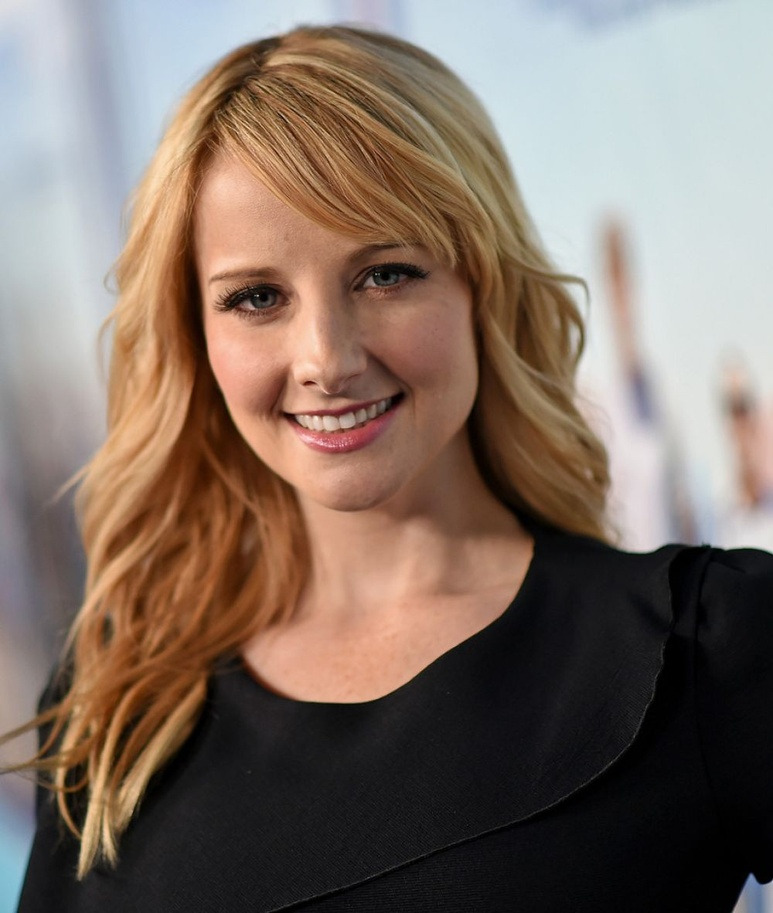
#> input picture notebooks/bernie.jpg, 773 x 913 px, shrunk from 1000 x 1182 before the run, given in place of the camera
$ python 3-image-filters.py
#> lines starting #> are read from the running program, lines starting #| are printed output that depends on the picture
#> further down, frame is the input picture: shape (913, 773, 3); mean B, G, R 100.8, 111.1, 127.2
import cv2
import numpy as np

def apply_invert(frame):
    return cv2.bitwise_not(frame)
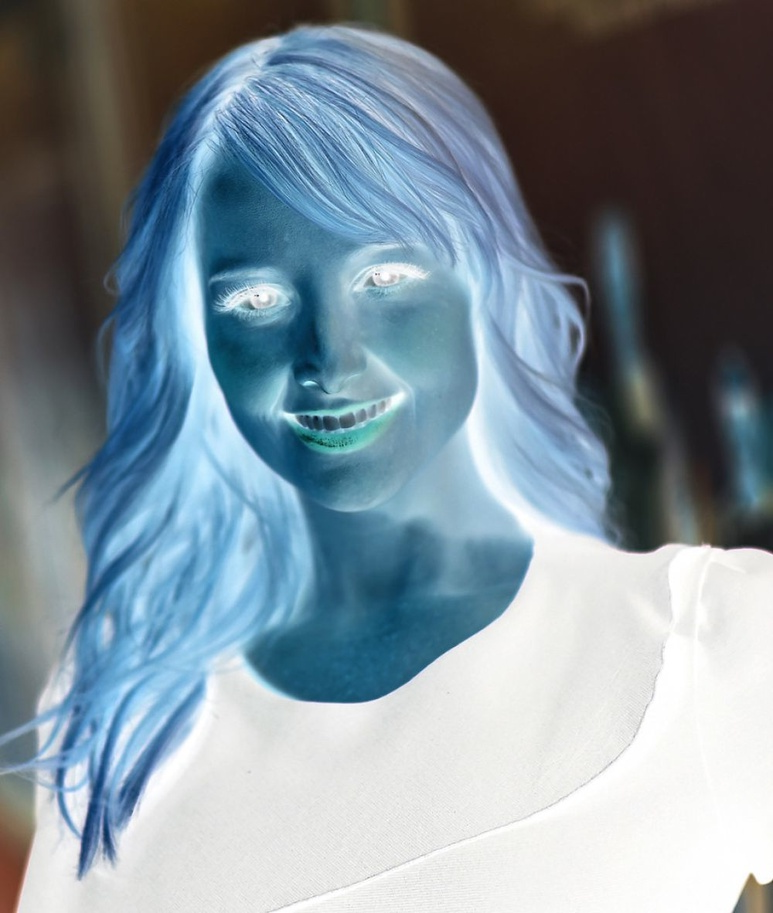
#> returned value: shape (913, 773, 3); mean of channels 0, 1, 2 154.2, 143.9, 127.8; drawn as B, G, R

def apply_sepia(frame, intensity=0.5):
#> called with intensity = 0.5
    blue, green, red = 20, 66 ,112
    frame = cv2.cvtColor(frame, cv2.COLOR_BGR2BGRA)
#> frame: shape (913, 773, 4)
    frame_height, frame_width, frame_channel = frame.shape
#> frame_height = 913; frame_width = 773; frame_channel = 4
    sepia_bgra = (blue,green,red,1)

    overlay = np.full((frame_height, frame_width, 4), sepia_bgra, dtype='uint8')

    frame = cv2.addWeighted(overlay, intensity, frame, 1.0, 0)
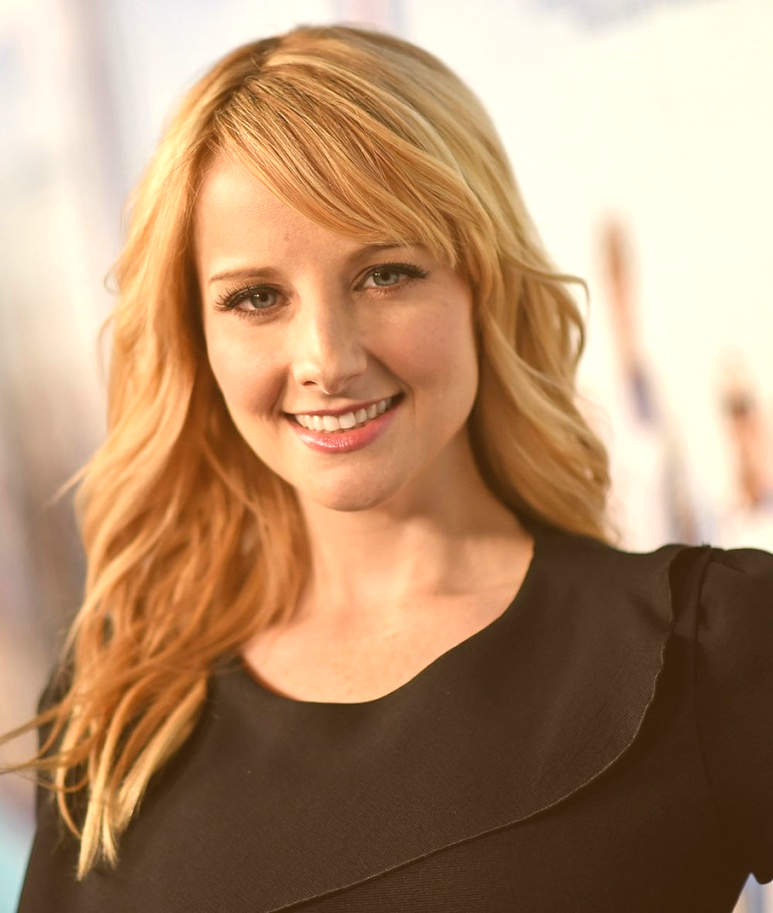
#> frame: shape (913, 773, 4); mean B, G, R, A 110.8, 143.8, 179, 255
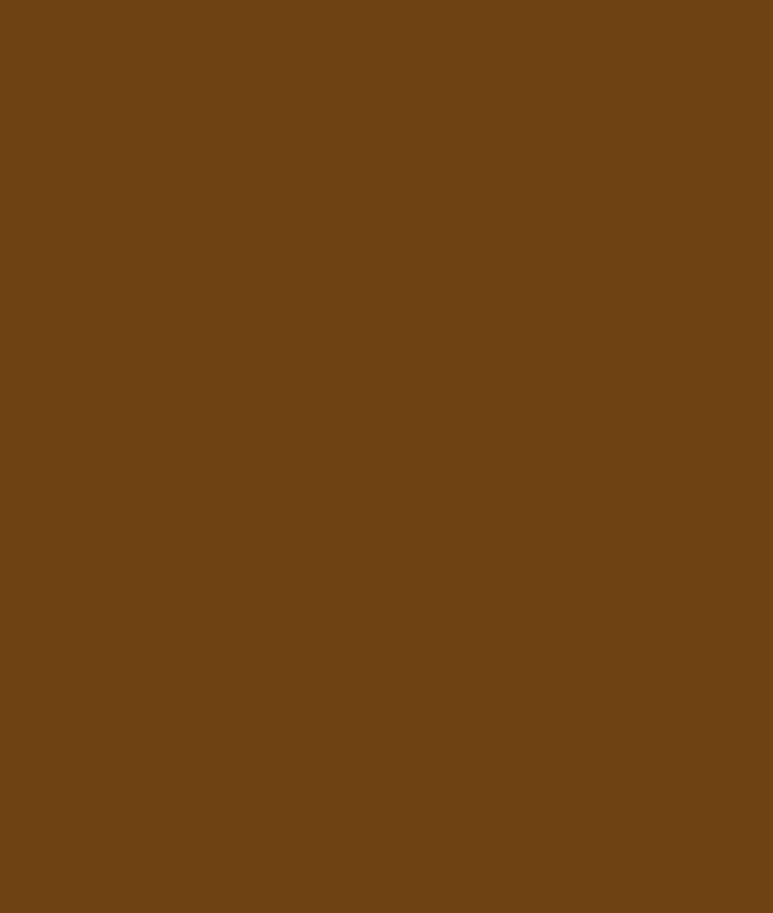
#> overlay: shape (913, 773, 4); mean B, G, R, A 20, 66, 112, 1
    frame = cv2.cvtColor(frame, cv2.COLOR_BGRA2BGR)
#> frame: shape (913, 773, 3)
    return frame

cap = cv2.VideoCapture(0)

while True:
    _, frame = cap.read()
    invert = apply_invert(frame)
    sepia = apply_sepia(frame)

    cv2.imshow('frame', frame)
    cv2.imshow('invert', invert)
    cv2.imshow('sepia', sepia)

    if cv2.waitKey(1) & 0xFF == ord('q'):

#> (key q is pressed here)
        break

cap.release()
cv2.destroyAllWindows()

$ run again, on notebooks/pinky.jpg
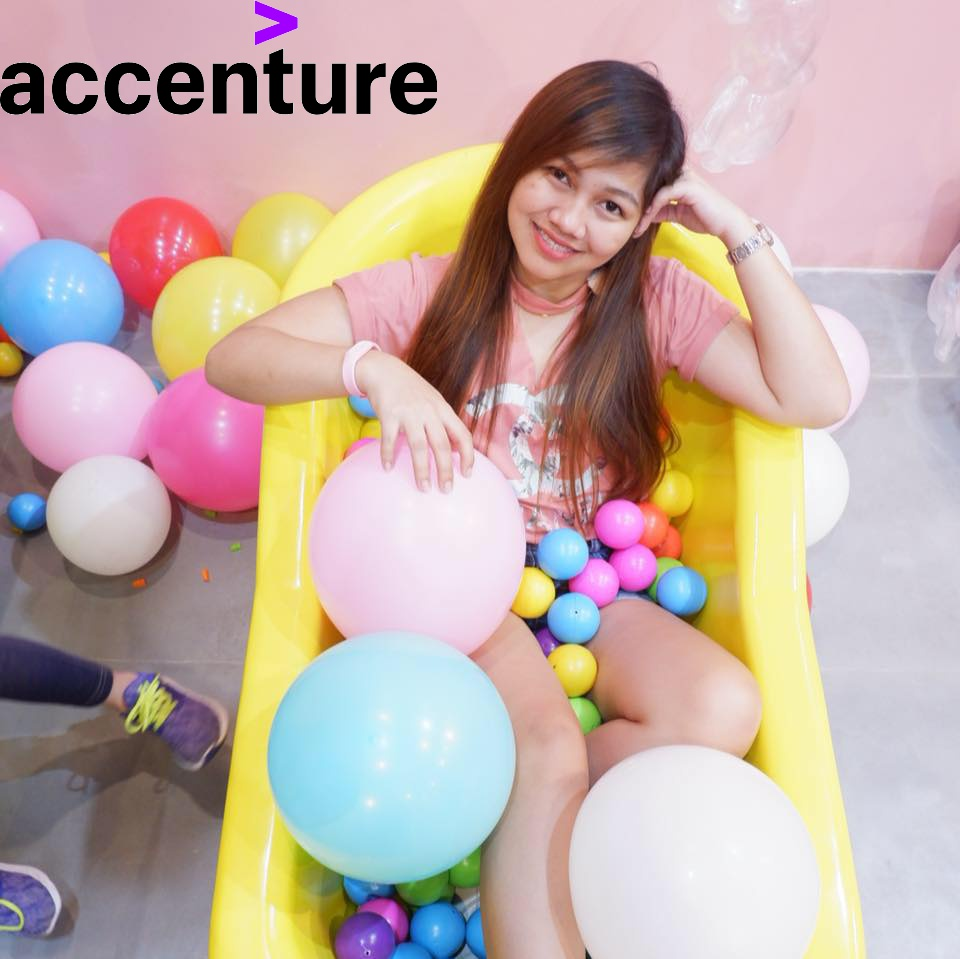
#> input picture notebooks/pinky.jpg, 960 x 959 px, given in place of the camera
#> frame is the input picture: shape (959, 960, 3); mean B, G, R 165.8, 173.1, 194.3
#> in apply_invert, `return cv2.bitwise_not(frame)`:
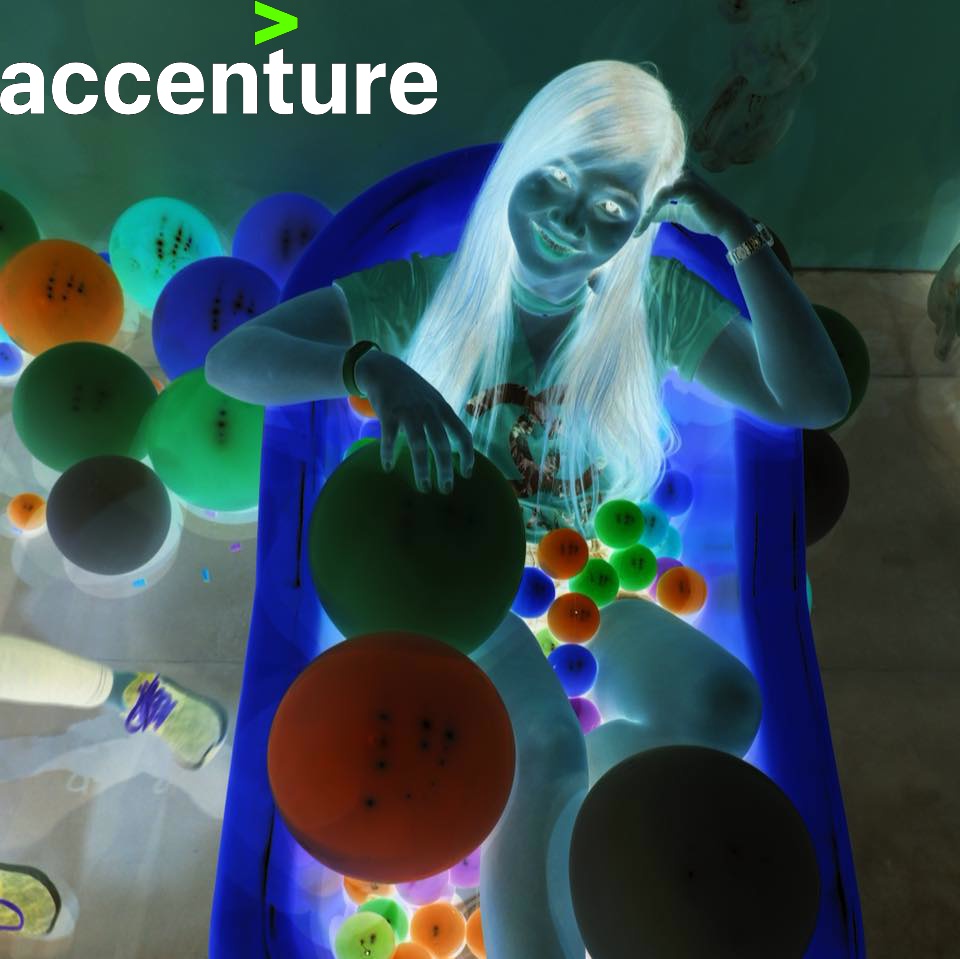
#> returned value: shape (959, 960, 3); mean of channels 0, 1, 2 89.2, 81.9, 60.7; drawn as B, G, R
#> in apply_sepia, `frame = cv2.addWeighted(overlay, intensity, frame, 1.0, 0)`:
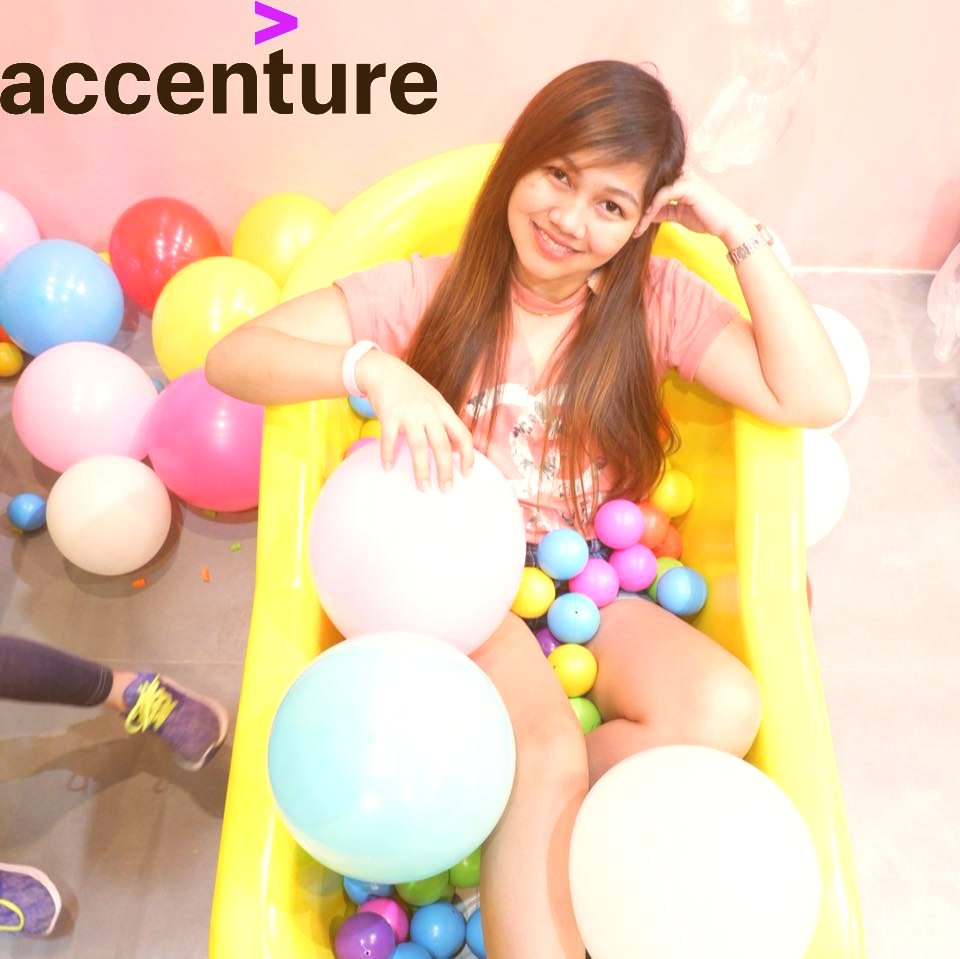
#> frame: shape (959, 960, 4); mean B, G, R, A 175.6, 203.4, 231.4, 255
